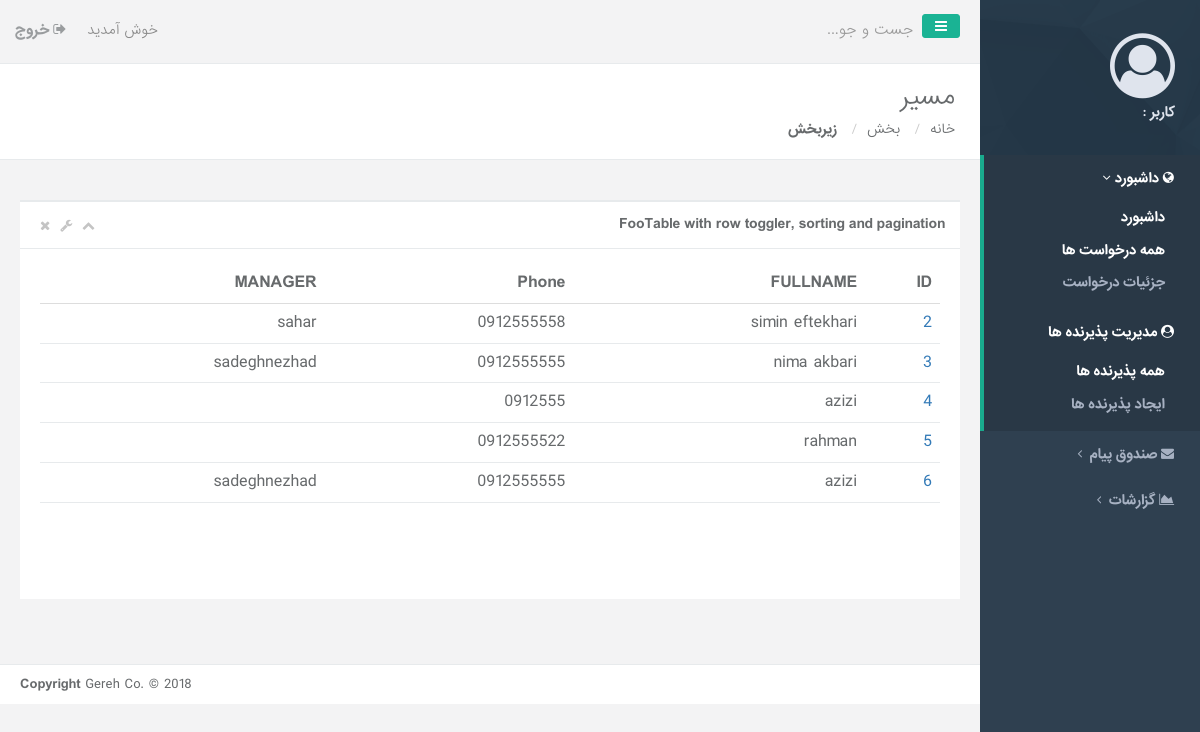
The app's page /collector/receivers/ with its own data.
### collector/models.py (models this page shows)
class Receiver(models.Model):
    fullname = models.CharField(max_length=40, verbose_name='نام کامل')
    mobile_number = models.CharField(max_length=40, verbose_name='شماره همراه')
    manager = models.ForeignKey(User, on_delete=models.SET_NULL, null=True,
                                verbose_name='مدیر',related_name='receivers', default=User.username)
    def get_absolute_url(self):
        return reverse('collector:receiver_detail', args=[str(self.id)])

### collector/views.py (the view)
class ReceiverListView(generic.ListView):
    model = models.Receiver
    context_object_name = 'receiver_list'
    template_name = 'receiver_list_table.html'

### collector/templates/receiver_list_table.html (shortened to what this page needs)
{% extends "base.html" %}
{% load static %}
{% block content %}
   <div class="wrapper wrapper-content animated fadeInRight">
            <div class="row">
                <div class="col-lg-12">
                    <div class="ibox float-e-margins">
                        <div class="ibox-title">
                            <h5>FooTable with row toggler, sorting and pagination</h5>
                            <div class="ibox-tools">
                                <a class="collapse-link">
                                    <i class="fa fa-chevron-up"></i>
                                </a>
                                <a class="dropdown-toggle" data-toggle="dropdown" href="#">
                                    <i class="fa fa-wrench"></i>
                                </a>
                                <a class="close-link">
                                    <i class="fa fa-times"></i>
                                </a>
                            </div>
                        </div>
                        <div class="ibox-content">
                            <table class="footable table table-stripped toggle-arrow-tiny">
                                <thead>
                                <tr>
                                    <th data-toggle="true">ID</th>
                                    <th>FULLNAME</th>
                                    <th>Phone</th>
                                    <th data-hide="all">MANAGER</th>
                                </tr>
                                </thead>
                                <tbody>
                                {% if receiver_list %}
                                    {% for receiver in receiver_list %}
                                    <tr>
                                        <td><a href="{{ receiver.get_absolute_url }}">{{ receiver.id}}</a></td>
                                        <td>{{ receiver.fullname}}</td>
                                        <td>{{ receiver.mobile_number}}</td>
                                        <td>{{ receiver.manager.username}}</td>
                                    {% endfor %}
                                {% endif %}
                                </tbody>
                                <tfoot>
                                <tr>
                                    <td colspan="5">
                                    </td>
                                </tr>
                                </tfoot>
                            </table>
                        </div>
                    </div>
                </div>
            </div>
        </div>
{% endblock %}

### collector/templates/base.html (shortened to what this page needs)
{% load static %}
<html>
<head>
    <link href="{% static 'dashboard/css/bootstrap.min.css' %}" rel="stylesheet">
    <link href="{% static 'dashboard/css/plugins/bootstrap-rtl/bootstrap-rtl.min.css' %}" rel="stylesheet">
    <link href="{% static 'dashboard/font-awesome/css/font-awesome.css' %}" rel="stylesheet">
    <link href="{% static 'dashboard/css/plugins/persian-datepicker/persian-datepicker.css' %}" rel="stylesheet">
    <link href="{% static 'dashboard/css/plugins/toastr/toastr.min.css' %}" rel="stylesheet">
    <link href="{% static 'dashboard/js/plugins/gritter/jquery.gritter.css' %}" rel="stylesheet">
    <link href="{% static 'dashboard/css/plugins/c3/c3.min.css' %}" rel="stylesheet">
    <link href="{% static 'dashboard/css/animate.css' %}" rel="stylesheet">
    <link href="{% static 'dashboard/css/style.css' %}" rel="stylesheet">
    <link href="{% static 'dashboard/css/plugins/dataTables/datatables.min.css' %}" rel="stylesheet">
    <link href="{% static 'dashboard/css/plugins/iCheck/custom.css' %}" rel="stylesheet">
</head>
<body class="rtls">
    <div id="wrapper">
        <nav class="navbar-default navbar-static-side" role="navigation">
            <div class="sidebar-collapse">
                <ul class="nav metismenu" id="side-menu">
                    <li class="nav-header">
                        <div class="dropdown profile-element">
                            <a data-toggle="dropdown" class="dropdown-toggle" href="#">
                                <span class="clear">
                                    <span>
                                        <i class="fa fa-user-circle-o fa-5x"></i>
                                    </span>
                                    <span class="block m-t-xs">
                                        <strong class="font-bold">کاربر : {{ user.get_full_name|default:user.username }}</strong>
                                    </span>
                                </span>
                            </a>
                        </div>
                    </li>
                    {% block menu %}
                    <li class="active">
                        <a href="{% url 'collector:requests_list' %}"><i class="fa fa-globe"></i> <span class="nav-label">داشبورد</span>&nbsp;<span class="fa arrow"></span></a>
                        <ul class="nav nav-second-level">
                            <li class="active"><a href="{% url 'collector:index' %}">داشبورد</a></li>
                            <li class="active"><a href="{% url 'collector:requests_list' %}">همه درخواست ها</a></li>
                            <li><a href="{% url 'collector:request_detail' %}">جزئیات درخواست</a></li>
                        </ul>
                    </li>
                    <li class="active">
                        <a href="{% url 'collector:receivers_list' %}"><i class="fa fa-user-circle"></i> <span class="nav-label"> مدیریت پذیرنده ها </span></a>
                    <ul class="nav nav-second-level">
                                <li class="active"><a href="{% url 'collector:receivers_list' %}">همه پذیرنده ها</a></li>
                                <li><a href="{% url 'collector:add_receiver' %}">ایجاد پذیرنده ها</a></li>
                        </ul>
                    </li>
                    <li>
                        <a href="/dashboard/mailbox/"><i class="fa fa-envelope"></i><span class="nav-label"> صندوق پیام </span>&nbsp;<span class="fa arrow"></span></a>
                    </li>
                    <li>
                        <a href="/dashboard/report/"><i class="fa fa-area-chart"></i><span class="nav-label"> گزارشات </span>&nbsp;<span class="fa arrow"></span></a>
                    </li>
                    {% endblock %}
                </ul>
            </div>
        </nav>
        <div id="page-wrapper" class="gray-bg dashbard-1">
        <div class="row border-bottom">
        <nav class="navbar navbar-static-top" role="navigation" style="margin-bottom: 0">
        <div class="navbar-header">
            <a class="navbar-minimalize minimalize-styl-2 btn btn-primary " href="#"><i class="fa fa-bars"></i> </a>
            <form role="search" class="navbar-form-custom" action="search_results.html">
                <div class="form-group">
                    <input type="text" placeholder="جست و جو..." class="form-control" name="top-search" id="top-search">
                </div>
            </form>
        </div>
            <ul class="nav navbar-top-links navbar-right">
                <li>
                    <span class="m-r-sm text-muted welcome-message">خوش آمدید</span>
                </li>
                <li>
                    <a href="/accounts/logout/">
                        <i class="fa fa-sign-out"></i> خروج
                    </a>
                </li>
            </ul>
        </nav>
        </div>
        <div class="row wrapper border-bottom white-bg page-heading">
            <div class="col-lg-10">
                <h2>مسیر</h2>
                <ol class="breadcrumb">
                    <li>
                        <a href="/dashboard">خانه</a>
                    </li>
                    {% block breadcrumb %}
                    <li>
                        <a>بخش</a>
                    </li>
                    <li class="active">
                        <strong>زیربخش</strong>
                    </li>
                    {% endblock %}
                </ol>
            </div>
            <div class="col-lg-2">
            </div>
        </div>
        <div class="row">
            <div class="col-lg-12">
                <div class="wrapper wrapper-content">
                        <div class="row">
                        {% block content %}{% endblock %}
                        </div>
                </div>
                <div class="footer">
                    <div class="pull-right">
                        <strong>Copyright</strong> Gereh Co. &copy; 2018
                    </div>
                </div>
            </div>
        </div>
        </div>
    </div>
</body>
</html>

### records on screen
Receiver: id "2", fullname "simin eftekhari", mobile_number "0912555558", manager.username "sahar"
Receiver: id "3", fullname "nima akbari", mobile_number "0912555555", manager.username "sadeghnezhad"
Receiver: id "4", fullname "azizi", mobile_number "0912555"
Receiver: id "5", fullname "rahman", mobile_number "0912555522"
Receiver: id "6", fullname "azizi", mobile_number "0912555555", manager.username "sadeghnezhad"
